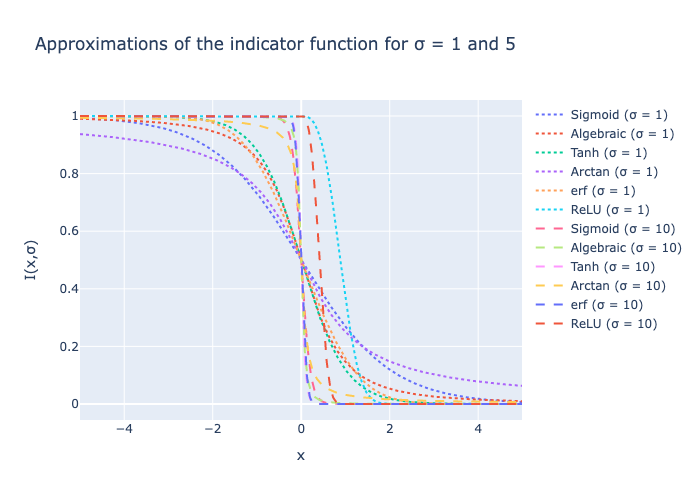

Python code for this plot:
#%%
import rareeventestimation as ree
import numpy as np
import plotly.graph_objects as go
import scipy as sp
%load_ext autoreload
%autoreload 2
x_range = np.arange(-5, 5, 0.01)

cbree = ree.CBREE()


fun_dict = {
    "Sigmoid": "sigmoid",
    "Algebraic": "algebraic",
    "Tanh": "tanh",
    "Arctan": "arctan",
    "erf": "erf",
    "relu": "ReLU"
}
s1 =1
s2 =5
sigmas= {"dot":1,
         "dash":10}
# Plot the smoothed indicator functions
fig = go.Figure()
for line_style, s in sigmas.items():
    for label, method in fun_dict.items():
        fig.add_trace(
            go.Scatter(
                x = x_range,
                y = np.exp(cbree._CBREE__log_tgt_fun(x_range, 0, s,method=method)),
                name = label + f" (\u03C3 = {s})",
                line = dict(dash=line_style)
            )
        )
fig.update_layout(xaxis_title = "x",
                  yaxis_title = "I(x,\u03C3)",
                  title = f"Approximations of the indicator function for \u03C3 = {s1} and {s2}")
fig.write_image("indicator_function_approximations.png")
fig
# %%
# Plot a section of the target density
N = 100000
d= 1
fig2 = go.Figure()
for line_style, s in sigmas.items():
    for label, method in fun_dict.items():
        linear_problem = ree.make_linear_problem(d)
        def lsf(x): return linear_problem.lsf(x)
        def target_density(x): return np.exp(cbree._CBREE__log_tgt_fun(lsf(x), 0.5*np.sum(x**2, axis=1), s,method=method))
        sample = np.random.multivariate_normal(np.zeros(d), np.eye(d), N)
        z = np.average(
            target_density(sample) \
                /sp.stats.multivariate_normal.pdf(sample,
                                                  mean = np.zeros(d),
                                                  cov = np.ones(d)))
        xx = np.ones(d)[None,...] * x_range[..., None]
        fig2.add_trace(
            go.Scatter(
                x = x_range,
                y = target_density(xx) /z,
                name = label + f" (\u03C3 = {s})",
                line = dict(dash=line_style)
            )
        )
        
# Also add the optimal density
def opt_density(x):
    return sp.stats.multivariate_normal.pdf(x, mean = np.zeros(d), cov = np.ones(d)) * (linear_problem.lsf(x)<=0) / linear_problem.prob_fail_true
fig2.add_trace(
    go.Scatter(
        x = x_range,
        y = opt_density(xx),
        name= "Optinmal Density"
    )
)
fig2.update_layout(xaxis_title = "x",
                  yaxis_title = "I(x,\u03C3)\u03C0(x)",
                  title = f"Approximations of the optimal density for \u03C3 = {s1} and {s2}")
fig2.write_image("optimal_densiy_approximations.png")
fig2
# %%
